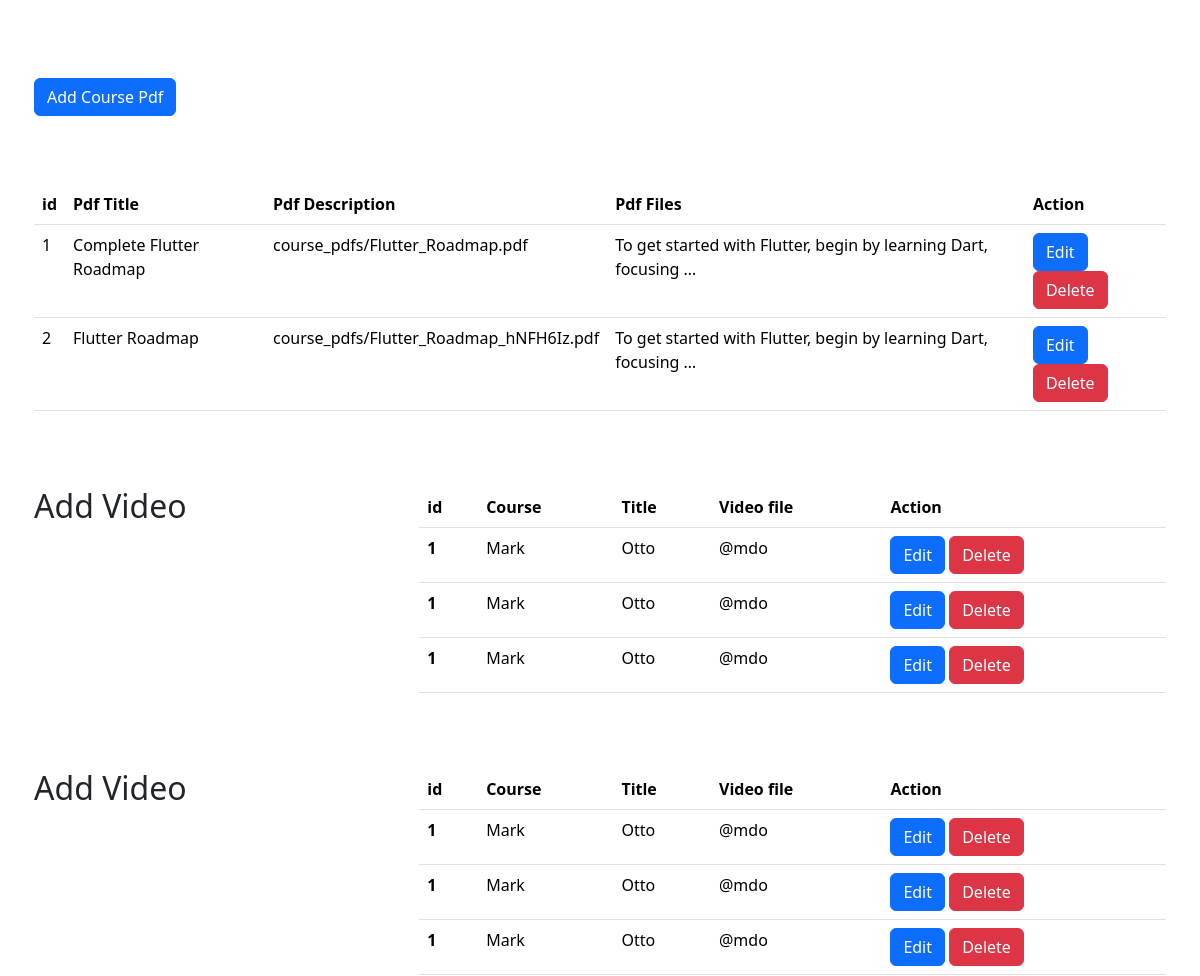
The app's page /course_details/1/ (signed in, middle part), older data.
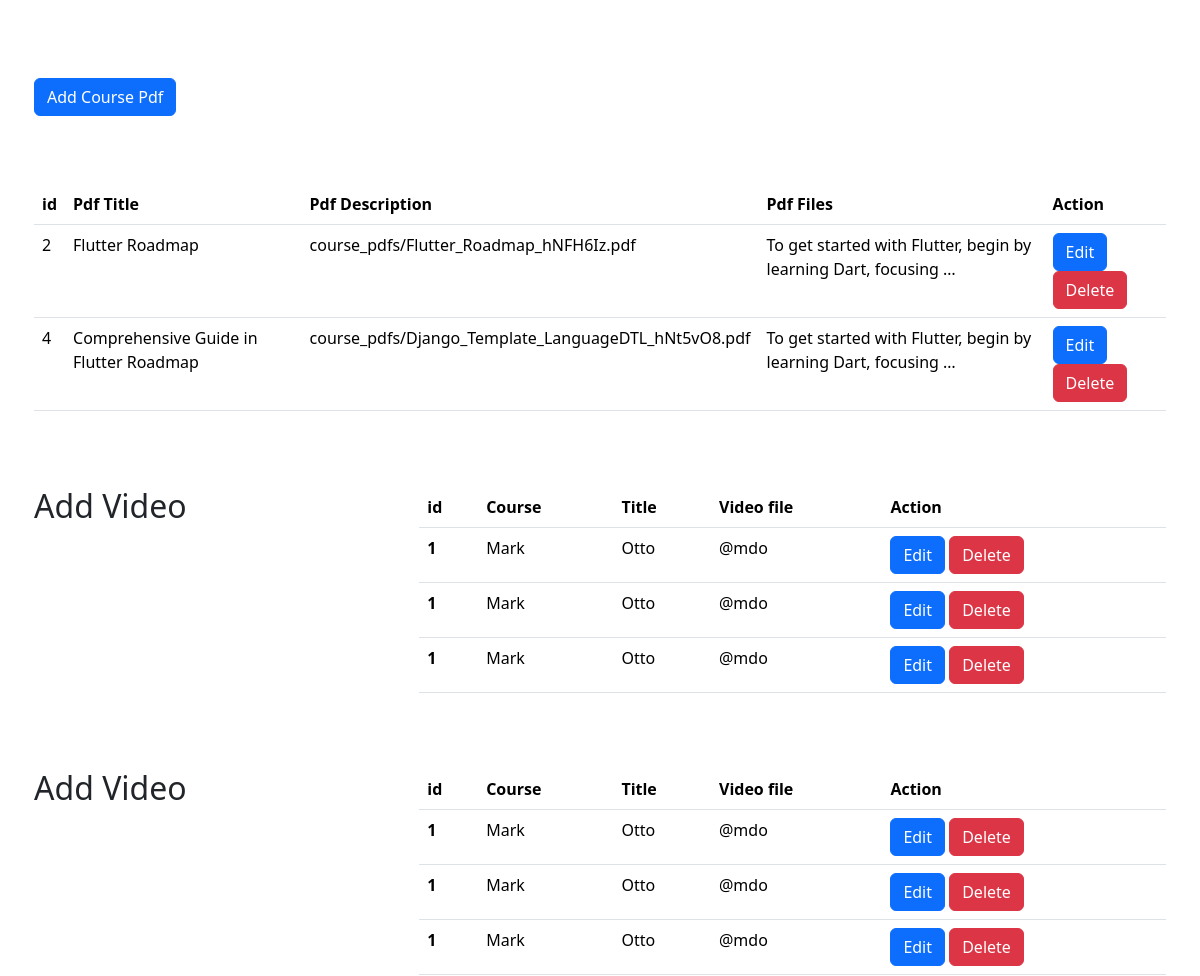
The same page, newer data.
### online_learning_app/models.py (models this page shows, shortened)
class PDF(models.Model):
    course = models.ForeignKey(
        Course, on_delete=models.CASCADE, related_name='pdfs')
    pdf_file = models.FileField(upload_to='course_pdfs/')
    title = models.CharField(max_length=200)
    pdf_des = models.CharField(max_length=200, default='')

### online_learning_app/views.py (the view)
# urls.py: path('course_details/<int:id>/', course_detail, name='course_details'),
@login_required(login_url='/accounts/log_in/')
def course_detail(request, id):
    course = Course.objects.filter(id=id)
    course_videos = Video.objects.filter(course=id)
    course_pdf = PDF.objects.filter(course=id)
    context = {
        'course': course,
        'course_videos': course_videos,
        'course_pdf': course_pdf,
    }
    return render(request, 'online_learning_app/course/course_details.html', context=context)

### online_learning_app/models.py (called while the page is built)
    def __str__(self):
        return self.cate_title

    def __str__(self):
        return self.course_title

### online_learning_app/templates/online_learning_app/course/course_details.html (shortened to what this page needs)
{% extends 'base.html' %}
{% load static %}
{% block content %}
<div class="container-fluid">
  <div class="row">
    <div class="col-12 mt-3">
    </div>
  </div>
  <div class="row">
    <div class="col-12">
      <h2><a href="{% url 'add_course_pdf' %}" class="btn btn-primary">Add Course Pdf</a> </h2>
    </div>
  </div>
  <div class="row">
    <div class="col-12">
      <table class="table">
        <thead>
          <tr>
            <th scope="col">id</th>
            <th scope="col">Pdf Title</th>
            <th scope="col">Pdf Description</th>
            <th scope="col">Pdf Files</th>
            <th scope="col">Action</th>
          </tr>
        </thead>
        <tbody>
          {% for pdf in course_pdf %}
          <tr>
            <td>{{ pdf.id }}</td>
            <td>{{ pdf.title }}</td>
            <td>{{ pdf.pdf_file }}</td>
            <td>{{ pdf.pdf_des|truncatewords:10 }}</td>
            <td>
              <a href="{% url 'update_course_pdf' pdf.id %}" class="btn btn-primary">Edit</a>
              <a href="{% url 'delete_course_pdf' pdf.id %}" class="btn btn-danger">Delete</a>
            </td>
          </tr>
          {% endfor %}
        </tbody>
      </table>
    </div>
  </div>
  <div class="row">
    <div class="col-4">
      <h2>Add Video</h2>
    </div>
    <div class="col-8">
      <table class="table">
        <thead>
          <tr>
            <th scope="col">id</th>
            <th scope="col">Course</th>
            <th scope="col">Title</th>
            <th scope="col">Video file</th>
            <th scope="col">Action</th>
          </tr>
        </thead>
        <tbody>
          <tr>
            <th scope="row">1</th>
            <td>Mark</td>
            <td>Otto</td>
            <td>@mdo</td>
            <td>
              <button class="btn btn-primary">Edit</button>
              <button class="btn btn-danger">Delete</button>
            </td>
          </tr>
          <tr>
            <th scope="row">1</th>
            <td>Mark</td>
            <td>Otto</td>
            <td>@mdo</td>
            <td>
              <button class="btn btn-primary">Edit</button>
              <button class="btn btn-danger">Delete</button>
            </td>
          </tr>
          <tr>
            <th scope="row">1</th>
            <td>Mark</td>
            <td>Otto</td>
            <td>@mdo</td>
            <td>
              <button class="btn btn-primary">Edit</button>
              <button class="btn btn-danger">Delete</button>
            </td>
          </tr>
        </tbody>
      </table>
    </div>
  </div>
  <div class="row">
    <div class="col-4">
      <h2>Add Video</h2>
    </div>
    <div class="col-8">
      <table class="table">
        <thead>
          <tr>
            <th scope="col">id</th>
            <th scope="col">Course</th>
            <th scope="col">Title</th>
            <th scope="col">Video file</th>
            <th scope="col">Action</th>
          </tr>
        </thead>
        <tbody>
          <tr>
            <th scope="row">1</th>
            <td>Mark</td>
            <td>Otto</td>
            <td>@mdo</td>
            <td>
              <button class="btn btn-primary">Edit</button>
              <button class="btn btn-danger">Delete</button>
            </td>
          </tr>
          <tr>
            <th scope="row">1</th>
            <td>Mark</td>
            <td>Otto</td>
            <td>@mdo</td>
            <td>
              <button class="btn btn-primary">Edit</button>
              <button class="btn btn-danger">Delete</button>
            </td>
          </tr>
          <tr>
            <th scope="row">1</th>
            <td>Mark</td>
            <td>Otto</td>
            <td>@mdo</td>
            <td>
              <button class="btn btn-primary">Edit</button>
              <button class="btn btn-danger">Delete</button>
            </td>
          </tr>
        </tbody>
      </table>
    </div>
  </div>
</div>
{% endblock %}

Row changes from the older to the newer data that the page shows:
removed PDF: id "1", title "Complete Flutter Roadmap", pdf_file "course_pdfs/Flutter_Roadmap.pdf", pdf_des "To get started with Flutter, begin by learning Dart, focusing …"
added PDF: id "4", title "Comprehensive Guide in Flutter Roadmap", pdf_file "course_pdfs/Django_Template_LanguageDTL_hNt5vO8.pdf", pdf_des "To get started with Flutter, begin by learning Dart, focusing …"
